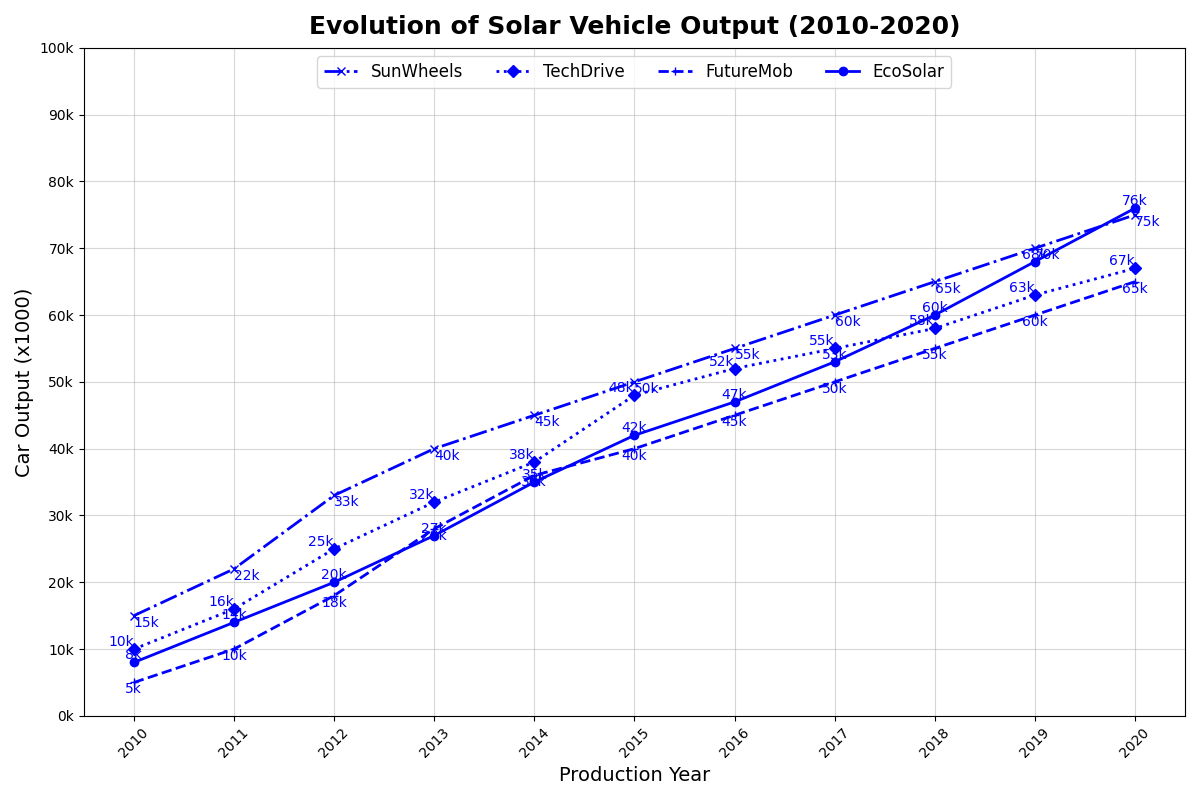

Python code for this plot:
import matplotlib.pyplot as plt
import numpy as np

years = np.arange(2010, 2021)
solartech_production = [15, 22, 33, 40, 45, 50, 55, 60, 65, 70, 75]
sundrive_production = [10, 16, 25, 32, 38, 48, 52, 55, 58, 63, 67]
ecowheels_production = [5, 10, 18, 28, 36, 40, 45, 50, 55, 60, 65]
futuremob_production = [8, 14, 20, 27, 35, 42, 47, 53, 60, 68, 76]

fig, ax = plt.subplots(figsize=(12, 8))

ax.plot(years, solartech_production, label='SunWheels', marker='x', linestyle='-.', linewidth=2, color='blue')
ax.plot(years, sundrive_production, label='TechDrive', marker='D', linestyle=':', linewidth=2, color='blue')
ax.plot(years, ecowheels_production, label='FutureMob', marker='+', linestyle='--', linewidth=2, color='blue')
ax.plot(years, futuremob_production, label='EcoSolar', marker='o', linestyle='-', linewidth=2, color='blue')

ax.set_title("Evolution of Solar Vehicle Output (2010-2020)", fontsize=18, weight='bold', pad=10)
ax.set_xlabel("Production Year", fontsize=14)
ax.set_ylabel("Car Output (x1000)", fontsize=14)

ax.set_xticks(years)
ax.set_xticklabels(years, rotation=45)
ax.set_yticks(np.arange(0, 101, 10))
ax.set_yticklabels([f'{i}k' for i in range(0, 101, 10)])

ax.grid(True, linestyle='-', alpha=0.5)

ax.legend(loc='upper center', fontsize=12, frameon=True, shadow=False, ncol=4)

for i in range(len(years)):
    ax.text(years[i], solartech_production[i], f"{solartech_production[i]}k", ha='left', va='top', fontsize=10, color='blue')
    ax.text(years[i], sundrive_production[i], f"{sundrive_production[i]}k", ha='right', va='bottom', fontsize=10, color='blue')
    ax.text(years[i], ecowheels_production[i], f"{ecowheels_production[i]}k", ha='center', va='top', fontsize=10, color='blue')
    ax.text(years[i], futuremob_production[i], f"{futuremob_production[i]}k", ha='center', va='bottom', fontsize=10, color='blue')

plt.tight_layout()
plt.show()
